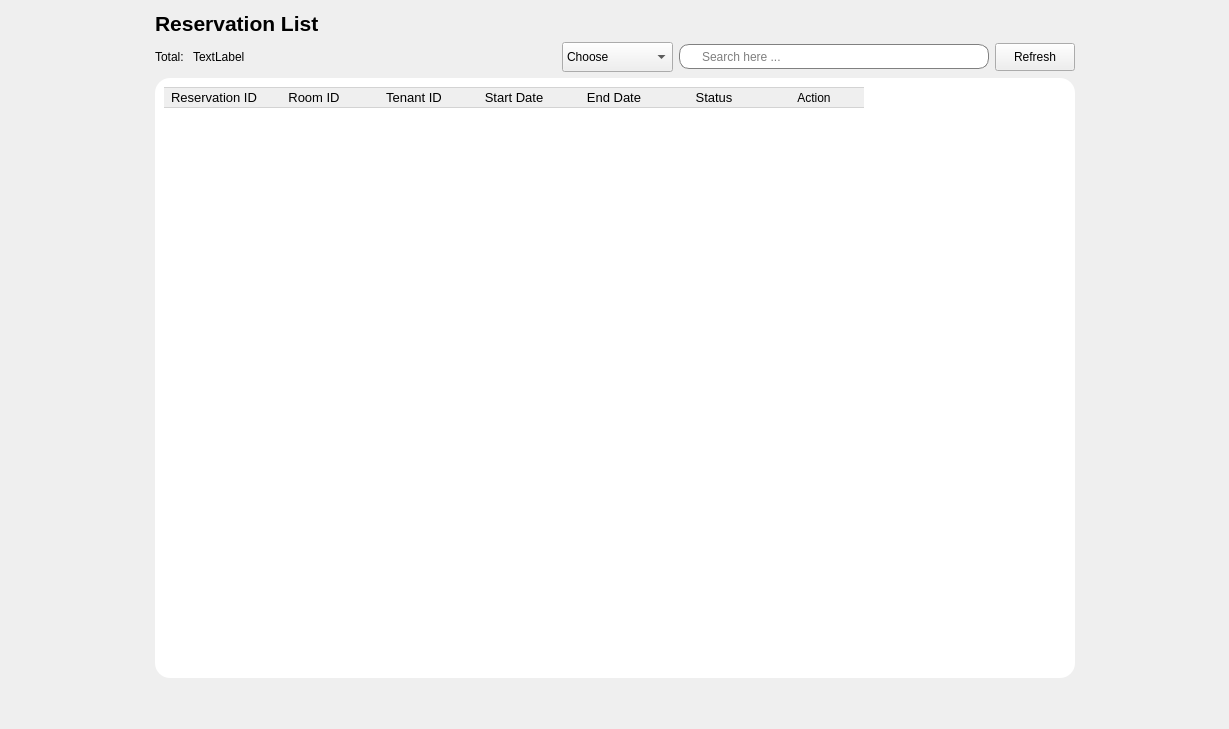
             <widget class="QWidget" name="page_6">
              <layout class="QHBoxLayout" name="horizontalLayout_48">
               <item>
                <spacer name="horizontalSpacer_38">
                 <property name="orientation">
                  <enum>Qt::Orientation::Horizontal</enum>
                 </property>
                 <property name="sizeHint" stdset="0">
                  <size>
                   <width>144</width>
                   <height>20</height>
                  </size>
                 </property>
                </spacer>
               </item>
               <item>
                <layout class="QVBoxLayout" name="verticalLayout_23">
                 <item>
                  <layout class="QHBoxLayout" name="horizontalLayout_18">
                   <item>
                    <widget class="QLabel" name="label_11">
                     <property name="font">
                      <font>
                       <pointsize>16</pointsize>
                       <bold>true</bold>
                      </font>
                     </property>
                     <property name="text">
                      <string>Reservation List</string>
                     </property>
                    </widget>
                   </item>
                   <item>
                    <spacer name="horizontalSpacer_14">
                     <property name="orientation">
                      <enum>Qt::Orientation::Horizontal</enum>
                     </property>
                     <property name="sizeHint" stdset="0">
                      <size>
                       <width>40</width>
                       <height>20</height>
                      </size>
                     </property>
                    </spacer>
                   </item>
                  </layout>
                 </item>
                 <item>
                  <layout class="QHBoxLayout" name="horizontalLayout_16">
                   <item>
                    <layout class="QHBoxLayout" name="horizontalLayout_17">
                     <item>
                      <widget class="QLabel" name="label_10">
                       <property name="text">
                        <string>Total: </string>
                       </property>
                      </widget>
                     </item>
                     <item>
                      <widget class="QLabel" name="totalreservation">
                       <property name="text">
                        <string>TextLabel</string>
                       </property>
                      </widget>
                     </item>
                    </layout>
                   </item>
                   <item>
                    <spacer name="horizontalSpacer_13">
                     <property name="orientation">
                      <enum>Qt::Orientation::Horizontal</enum>
                     </property>
                     <property name="sizeHint" stdset="0">
                      <size>
                       <width>40</width>
                       <height>20</height>
                      </size>
                     </property>
                    </spacer>
                   </item>
                   <item>
                    <widget class="QComboBox" name="CBSRe">
                     <property name="minimumSize">
                      <size>
                       <width>90</width>
                       <height>30</height>
                      </size>
                     </property>
                     <item>
                      <property name="text">
                       <string>Choose</string>
                      </property>
                     </item>
                     <item>
                      <property name="text">
                       <string>Reservation ID</string>
                      </property>
                     </item>
                     <item>
                      <property name="text">
                       <string>Accepted</string>
                      </property>
                     </item>
                     <item>
                      <property name="text">
                       <string>Waiting</string>
                      </property>
                     </item>
                     <item>
                      <property name="text">
                       <string>Rejected</string>
                      </property>
                     </item>
                    </widget>
                   </item>
                   <item>
                    <widget class="QLineEdit" name="LineEditSearchRe">
                     <property name="minimumSize">
                      <size>
                       <width>0</width>
                       <height>25</height>
                      </size>
                     </property>
                     <property name="styleSheet">
                      <string notr="true">QLineEdit{
padding-left:20px;
border: 1px solid gray;
border-radius: 10px;
}</string>
                     </property>
                     <property name="text">
                      <string/>
                     </property>
                     <property name="placeholderText">
                      <string>Search here ...</string>
                     </property>
                    </widget>
                   </item>
                   <item>
                    <widget class="QPushButton" name="RefRebtn">
                     <property name="minimumSize">
                      <size>
                       <width>65</width>
                       <height>28</height>
                      </size>
                     </property>
                     <property name="text">
                      <string>Refresh</string>
                     </property>
                     <property name="icon">
                      <iconset resource="Resources.qrc">
                       <normaloff>:/new/prefix1/Resources/reload.png</normaloff>:/new/prefix1/Resources/reload.png</iconset>
                     </property>
                    </widget>
                   </item>
                  </layout>
                 </item>
                 <item>
                  <widget class="QFrame" name="frame_8">
                   <property name="minimumSize">
                    <size>
                     <width>920</width>
                     <height>600</height>
                    </size>
                   </property>
                   <property name="styleSheet">
                    <string notr="true">QWidget{
background-color: rgb(255, 255, 255);
border-radius:15px;
}</string>
                   </property>
                   <property name="frameShape">
                    <enum>QFrame::Shape::StyledPanel</enum>
                   </property>
                   <property name="frameShadow">
                    <enum>QFrame::Shadow::Raised</enum>
                   </property>
                   <layout class="QVBoxLayout" name="verticalLayout_12">
                    <item>
                     <widget class="QTableWidget" name="ReservationTable">
                      <property name="minimumSize">
                       <size>
                        <width>0</width>
                        <height>0</height>
                       </size>
                      </property>
                      <property name="font">
                       <font>
                        <pointsize>10</pointsize>
                       </font>
                      </property>
                      <property name="styleSheet">
                       <string notr="true">QPushButton{
	 border: none;
}
QTableWidget::item {
       border-right: none;
       border-left: none;
       border-bottom: 1px solid #D3D3D3;
}
QHeaderView::section {
       border: 1px solid #D3D3D3; 
       border-right: none;      
       border-left: none;       
}</string>
                      </property>
                      <property name="editTriggers">
                       <set>QAbstractItemView::EditTrigger::NoEditTriggers</set>
                      </property>
                      <property name="alternatingRowColors">
                       <bool>true</bool>
                      </property>
                      <property name="selectionMode">
                       <enum>QAbstractItemView::SelectionMode::NoSelection</enum>
                      </property>
                      <property name="showGrid">
                       <bool>false</bool>
                      </property>
                      <attribute name="horizontalHeaderVisible">
                       <bool>true</bool>
                      </attribute>
                      <attribute name="horizontalHeaderCascadingSectionResizes">
                       <bool>false</bool>
                      </attribute>
                      <attribute name="horizontalHeaderHighlightSections">
                       <bool>true</bool>
                      </attribute>
                      <attribute name="horizontalHeaderShowSortIndicator" stdset="0">
                       <bool>false</bool>
                      </attribute>
                      <attribute name="horizontalHeaderStretchLastSection">
                       <bool>false</bool>
                      </attribute>
                      <column>
                       <property name="text">
                        <string>Reservation ID</string>
                       </property>
                       <property name="font">
                        <font>
                         <pointsize>10</pointsize>
                        </font>
                       </property>
                      </column>
                      <column>
                       <property name="text">
                        <string>Room ID</string>
                       </property>
                       <property name="font">
                        <font>
                         <pointsize>10</pointsize>
                        </font>
                       </property>
                      </column>
                      <column>
                       <property name="text">
                        <string>Tenant ID</string>
                       </property>
                       <property name="font">
                        <font>
                         <pointsize>10</pointsize>
                        </font>
                       </property>
                      </column>
                      <column>
                       <property name="text">
                        <string>Start Date</string>
                       </property>
                       <property name="font">
                        <font>
                         <pointsize>10</pointsize>
                        </font>
                       </property>
                      </column>
                      <column>
                       <property name="text">
                        <string>End Date</string>
                       </property>
                       <property name="font">
                        <font>
                         <pointsize>10</pointsize>
                        </font>
                       </property>
                      </column>
                      <column>
                       <property name="text">
                        <string>Status</string>
                       </property>
                       <property name="font">
                        <font>
                         <pointsize>10</pointsize>
                        </font>
                       </property>
                      </column>
                      <column>
                       <property name="text">
                        <string>Action</string>
                       </property>
                      </column>
                     </widget>
                    </item>
                   </layout>
                  </widget>
                 </item>
                 <item>
                  <spacer name="verticalSpacer_9">
                   <property name="orientation">
                    <enum>Qt::Orientation::Vertical</enum>
                   </property>
                   <property name="sizeHint" stdset="0">
                    <size>
                     <width>20</width>
                     <height>40</height>
                    </size>
                   </property>
                  </spacer>
                 </item>
                </layout>
               </item>
               <item>
                <spacer name="horizontalSpacer_39">
                 <property name="orientation">
                  <enum>Qt::Orientation::Horizontal</enum>
                 </property>
                 <property name="sizeHint" stdset="0">
                  <size>
                   <width>143</width>
                   <height>20</height>
                  </size>
                 </property>
                </spacer>
               </item>
              </layout>
             </widget>
